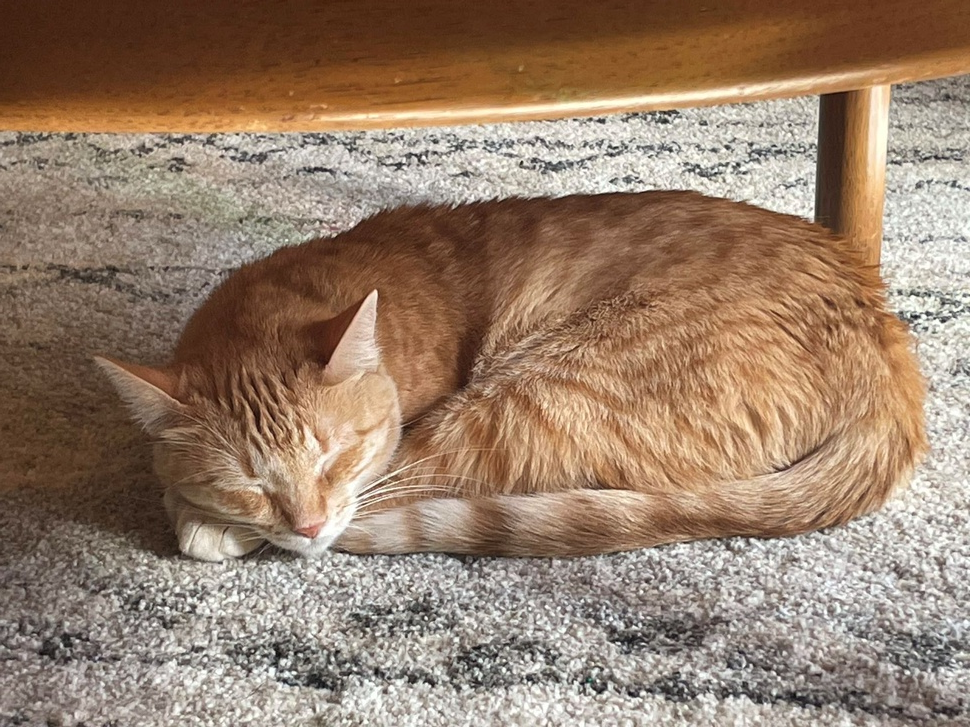
#> input picture assets/cat.jpg, 970 x 727 px, shrunk from 1672 x 1254 before the run
$ python 7_filtering.py
#> lines starting #> are read from the running program, lines starting #| are printed output that depends on the picture
import cv2
import numpy as np

img = cv2.imread("assets/cat.jpg")
#> img is the input picture: shape (727, 970, 3); mean B, G, R 107.5, 127.1, 151
# filter2D
blur_filter = np.array([
    [1, 1, 1],
    [1, 1, 1],
    [1, 1, 1]
])
blur_filter = blur_filter / 9
blur_img = cv2.filter2D(img, ddepth=-1,
        kernel=blur_filter)

# NO FILTER // BRIGHTNESS
no_filter = np.array([
    [0, 0, 0],
    [0, 1, 0],
    [0, 0, 0]
])
no_filter = no_filter * 2
bright_img = cv2.filter2D(img, ddepth=-1,
        kernel=no_filter)
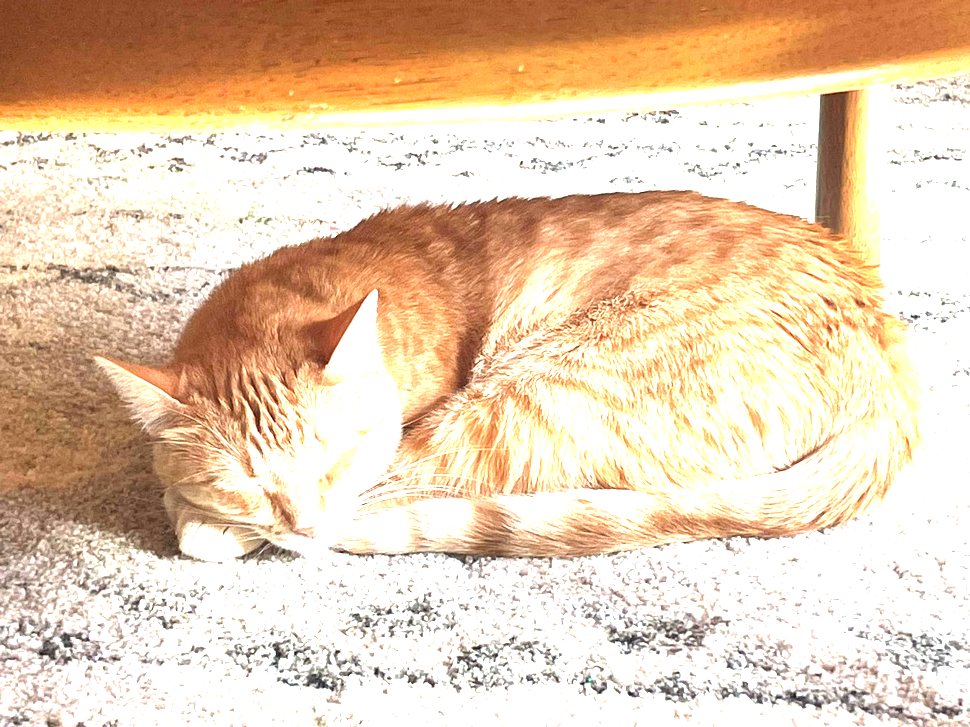
#> bright_img: shape (727, 970, 3); mean B, G, R 179.8, 206.2, 231.9

# BLUR
blur_img = cv2.blur(img, ksize=(111, 111))
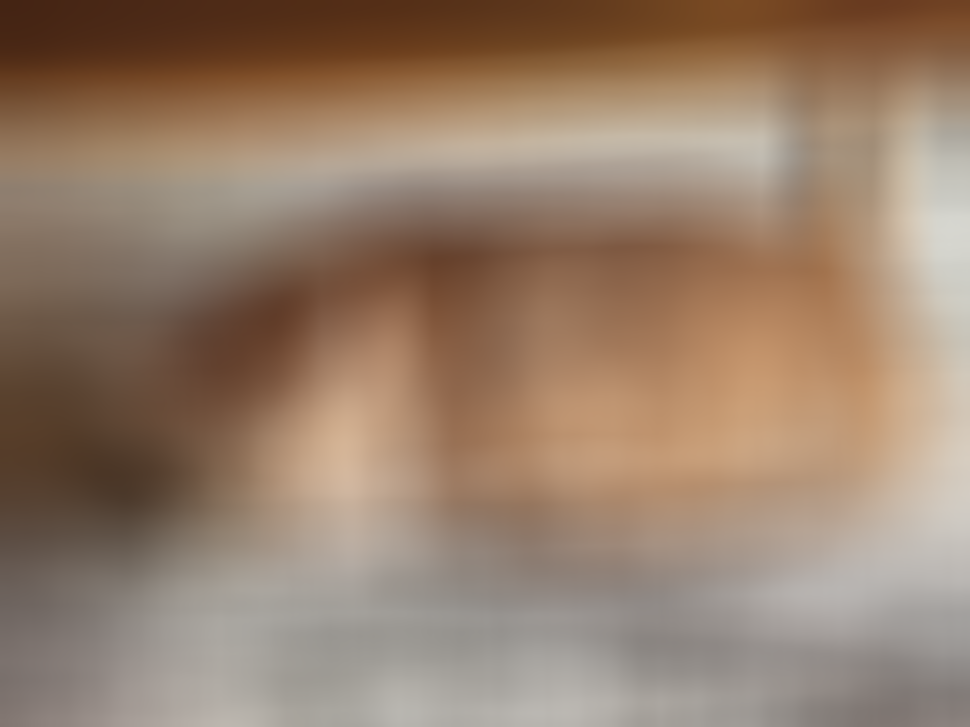
#> blur_img: shape (727, 970, 3); mean B, G, R 107.5, 127.1, 151

# GAUSSIAN BLUR
gaus_img = cv2.GaussianBlur(img, ksize=(11, 11),
            sigmaX=30, sigmaY=300)
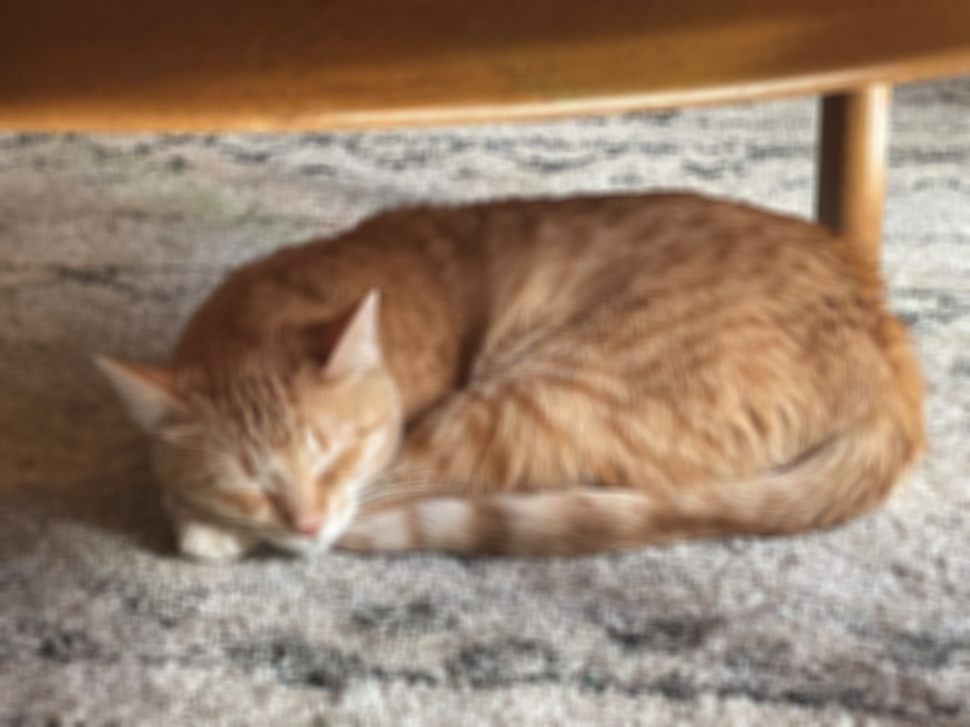
#> gaus_img: shape (727, 970, 3); mean B, G, R 107.5, 127.1, 151

# SHARPEN
sharpen_filter = np.array([
    [0, -1, 0],
    [-1, 5, -1],
    [0, -1, 0]
])
sharp_img = cv2.filter2D(img, ddepth=-1,
        kernel=sharpen_filter)
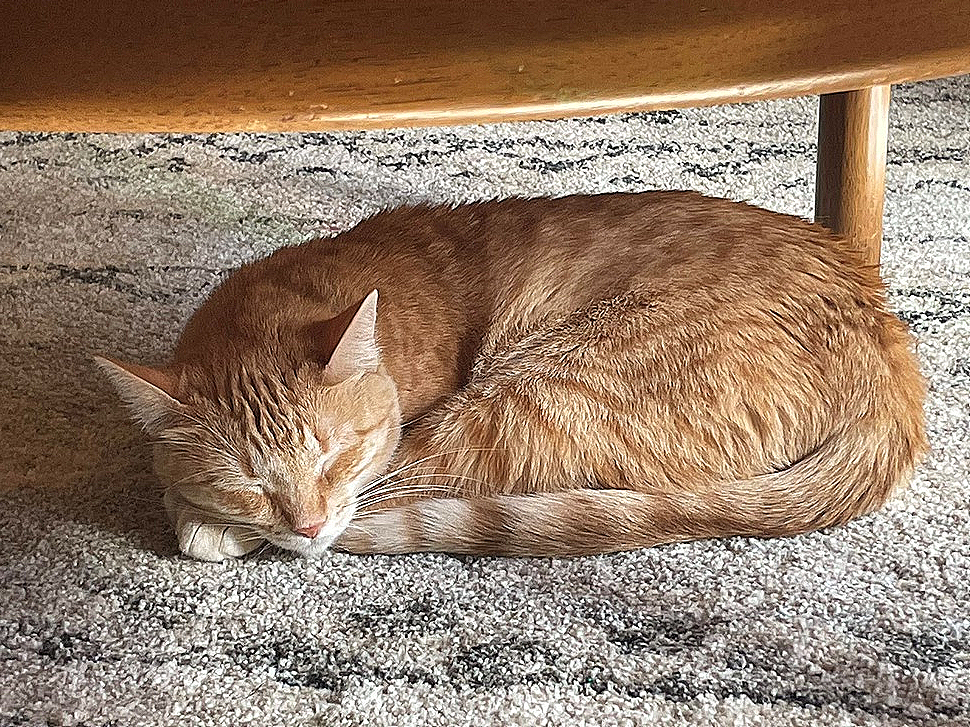
#> sharp_img: shape (727, 970, 3); mean B, G, R 107, 125.9, 149.1

# EDGE DETECTION // LAPLACIAN
gray_img = cv2.cvtColor(img, cv2.COLOR_BGR2GRAY)
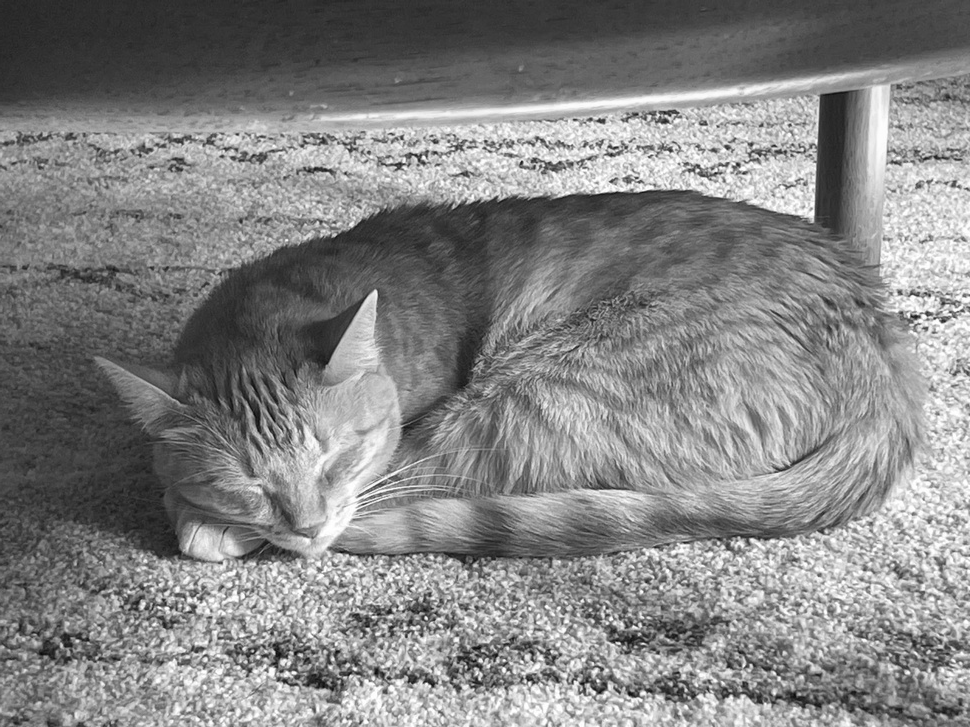
#> gray_img: shape (727, 970); min 9, max 255, mean 132
gray_img = cv2.GaussianBlur(img, ksize=(3, 3),
            sigmaX=1, sigmaY=1)
#> gray_img: shape (727, 970, 3)
edges = cv2.Laplacian(gray_img, ddepth=-1)
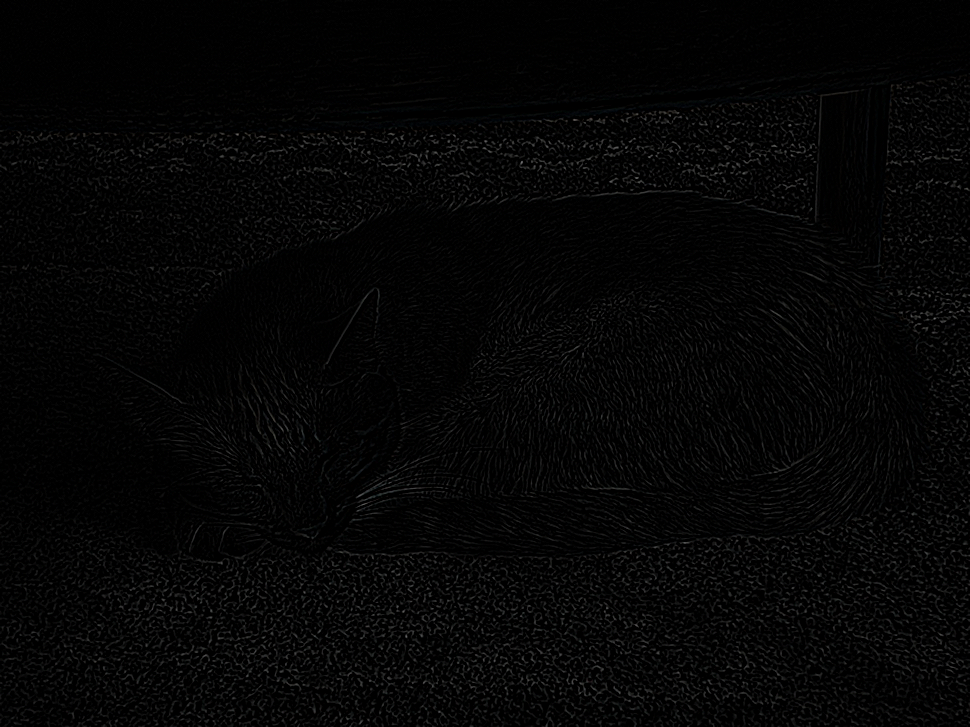
#> edges: shape (727, 970, 3); mean B, G, R 4.9, 4.9, 4.9

cv2.imshow("Cat!", edges)
cv2.waitKey(0)
cv2.destroyAllWindows()
